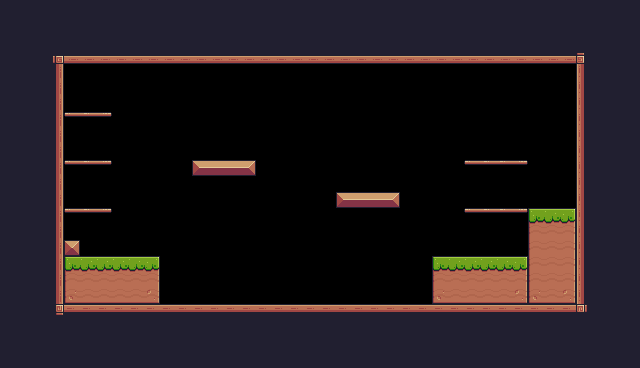

Tiled map render using the project's own tile images. Description and the whole map definition, tile-layer contents included, below:
An orthogonal 40x23 tile map with 16x16 px tiles, 1 tile layer (Background) and 30 objects (11x Fruit, 5x Platform, Player, Saw, Checkpoint, ...).

<map version="1.10" tiledversion="1.11.2" orientation="orthogonal" renderorder="right-down" width="40" height="23" tilewidth="16" tileheight="16" infinite="0" nextlayerid="4" nextobjectid="38">
 <tileset firstgid="1" source="Pixel Adventure.tsx" />
 <layer id="1" name="Background" width="40" height="23">
  <properties>
   <property name="BackgroundColor" value="Gray" />
  </properties>
  <data encoding="csv">
112,112,112,112,112,112,112,112,112,112,112,112,112,112,112,112,112,112,112,112,112,112,112,112,112,112,112,112,112,112,112,112,112,112,112,112,112,112,112,112,
112,112,112,112,112,112,112,112,112,112,112,112,112,112,112,112,112,112,112,112,112,112,112,112,112,112,112,112,112,112,112,112,112,112,112,112,112,112,112,112,
112,112,112,112,112,112,112,112,112,112,112,112,112,112,112,112,112,112,112,112,112,112,112,112,112,112,112,112,112,112,112,112,112,112,112,112,112,112,112,112,
112,112,112,92,134,134,134,134,134,134,134,134,134,134,134,134,134,134,134,134,134,134,134,134,134,134,134,134,134,134,134,134,134,134,134,134,93,112,112,112,
112,112,112,113,0,0,0,0,0,0,0,0,0,0,0,0,0,0,0,0,0,0,0,0,0,0,0,0,0,0,0,0,0,0,0,0,111,112,112,112,
112,112,112,113,0,0,0,0,0,0,0,0,0,0,0,0,0,0,0,0,0,0,0,0,0,0,0,0,0,0,0,0,0,0,0,0,111,112,112,112,
112,112,112,113,0,0,0,0,0,0,0,0,0,0,0,0,0,0,0,0,0,0,0,0,0,0,0,0,0,0,0,0,0,0,0,0,111,112,112,112,
112,112,112,113,40,41,42,0,0,0,0,0,0,0,0,0,0,0,0,0,0,0,0,0,0,0,0,0,0,0,0,0,0,0,0,0,111,112,112,112,
112,112,112,113,0,0,0,0,0,0,0,0,0,0,0,0,0,0,0,0,0,0,0,0,0,0,0,0,0,0,0,0,0,0,0,0,111,112,112,112,
112,112,112,113,0,0,0,0,0,0,0,0,0,0,0,0,0,0,0,0,0,0,0,0,0,0,0,0,0,0,0,0,0,0,0,0,111,112,112,112,
112,112,112,113,40,41,42,0,0,0,0,0,13,14,14,15,0,0,0,0,0,0,0,0,0,0,0,0,0,40,41,41,42,0,0,0,111,112,112,112,
112,112,112,113,0,0,0,0,0,0,0,0,0,0,0,0,0,0,0,0,0,0,0,0,0,0,0,0,0,0,0,0,0,0,0,0,111,112,112,112,
112,112,112,113,0,0,0,0,0,0,0,0,0,0,0,0,0,0,0,0,0,13,14,14,15,0,0,0,0,0,0,0,0,0,0,0,111,112,112,112,
112,112,112,113,40,41,42,0,0,0,0,0,0,0,0,0,0,0,0,0,0,0,0,0,0,0,0,0,0,40,41,41,42,7,8,9,111,112,112,112,
112,112,112,113,0,0,0,0,0,0,0,0,0,0,0,0,0,0,0,0,0,0,0,0,0,0,0,0,0,0,0,0,0,29,30,31,111,112,112,112,
112,112,112,113,35,0,0,0,0,0,0,0,0,0,0,0,0,0,0,0,0,0,0,0,0,0,0,0,0,0,0,0,0,29,30,31,111,112,112,112,
112,112,112,113,7,8,8,8,8,9,0,0,0,0,0,0,0,0,0,0,0,0,0,0,0,0,0,7,8,8,8,8,9,29,30,31,111,112,112,112,
112,112,112,113,29,30,30,30,30,31,0,0,0,0,0,0,0,0,0,0,0,0,0,0,0,0,0,29,30,30,30,30,31,29,30,31,111,112,112,112,
112,112,112,113,51,52,52,52,52,53,0,0,0,0,0,0,0,0,0,0,0,0,0,0,0,0,0,51,52,52,52,52,53,51,52,53,111,112,112,112,
112,112,112,114,90,90,90,90,90,90,90,90,90,90,90,90,90,90,90,90,90,90,90,90,90,90,90,90,90,90,90,90,90,90,90,90,115,112,112,112,
112,112,112,112,112,112,112,112,112,112,112,112,112,112,112,112,112,112,112,112,112,112,112,112,112,112,112,112,112,112,112,112,112,112,112,112,112,112,112,112,
112,112,112,112,112,112,112,112,112,112,112,112,112,112,112,112,112,112,112,112,112,112,112,112,112,112,112,112,112,112,112,112,112,112,112,112,112,112,112,112,
112,112,112,112,112,112,112,112,112,112,112,112,112,112,112,112,112,112,112,112,112,112,112,112,112,112,112,112,112,112,112,112,112,112,112,112,112,112,112,112
</data>
 </layer>
 <objectgroup id="3" name="Collisions">
  <object id="7" x="48" y="48" width="16" height="272" />
  <object id="8" x="64" y="48" width="528" height="16" />
  <object id="9" x="576" y="48" width="16" height="272" />
  <object id="10" x="48" y="304" width="544" height="16" />
  <object id="11" x="64" y="240" width="16" height="16" />
  <object id="12" x="64" y="256" width="96" height="48" />
  <object id="15" x="336" y="192" width="64" height="16" />
  <object id="16" x="192" y="160" width="64" height="16" />
  <object id="22" x="432" y="256" width="96" height="48" />
  <object id="17" type="Platform" x="464" y="208" width="64" height="16" />
  <object id="18" type="Platform" x="464" y="160" width="64" height="16" />
  <object id="19" type="Platform" x="64" y="112" width="48" height="16" />
  <object id="20" type="Platform" x="64" y="160" width="48" height="16" />
  <object id="21" type="Platform" x="64" y="208" width="48" height="16" />
  <object id="35" x="528" y="208" width="48" height="96" />
 </objectgroup>
 <objectgroup id="2" name="Spawnpoints">
  <object id="3" name="Player" type="Player" x="128" y="224" width="30.6667" height="31.3333" />
  <object id="25" name="Bananas" type="Fruit" x="80" y="80" width="32" height="32" />
  <object id="26" name="Orange" type="Fruit" x="80" y="128" width="32" height="32" />
  <object id="27" name="Apple" type="Fruit" x="80" y="176" width="32" height="32" />
  <object id="31" name="Cherries" type="Fruit" x="192" y="128" width="32" height="32" />
  <object id="32" name="Cherries" type="Fruit" x="224" y="128" width="32" height="32" />
  <object id="33" name="Cherries" type="Fruit" x="208" y="96" width="32" height="32" />
  <object id="34" name="Cherries" type="Fruit" x="336" y="160" width="32" height="32" />
  <object id="35" name="Cherries" type="Fruit" x="368" y="160" width="32" height="32" />
  <object id="36" name="Cherries" type="Fruit" x="352" y="128" width="32" height="32" />
  <object id="37" name="Kiwi" type="Fruit" x="480" y="128" width="32" height="32" />
  <object id="39" name="Kiwi" type="Fruit" x="480" y="176" width="32" height="32" />
  <object id="34" type="Saw" x="288" y="128" width="32" height="32">
   <properties>
    <property name="isVertical" type="bool" value="true" />
    <property name="offNeg" type="float" value="4" />
    <property name="offPos" type="float" value="3" />
   </properties>
  </object>
  <object id="36" type="Checkpoint" x="512" y="144" width="64" height="64" />
  <object id="37" name="Chicken" type="Chicken" x="336" y="272" width="32" height="32">
   <properties>
    <property name="offNeg" type="float" value="12" />
    <property name="offPos" type="float" value="5" />
   </properties>
  </object>
 </objectgroup>
</map>
